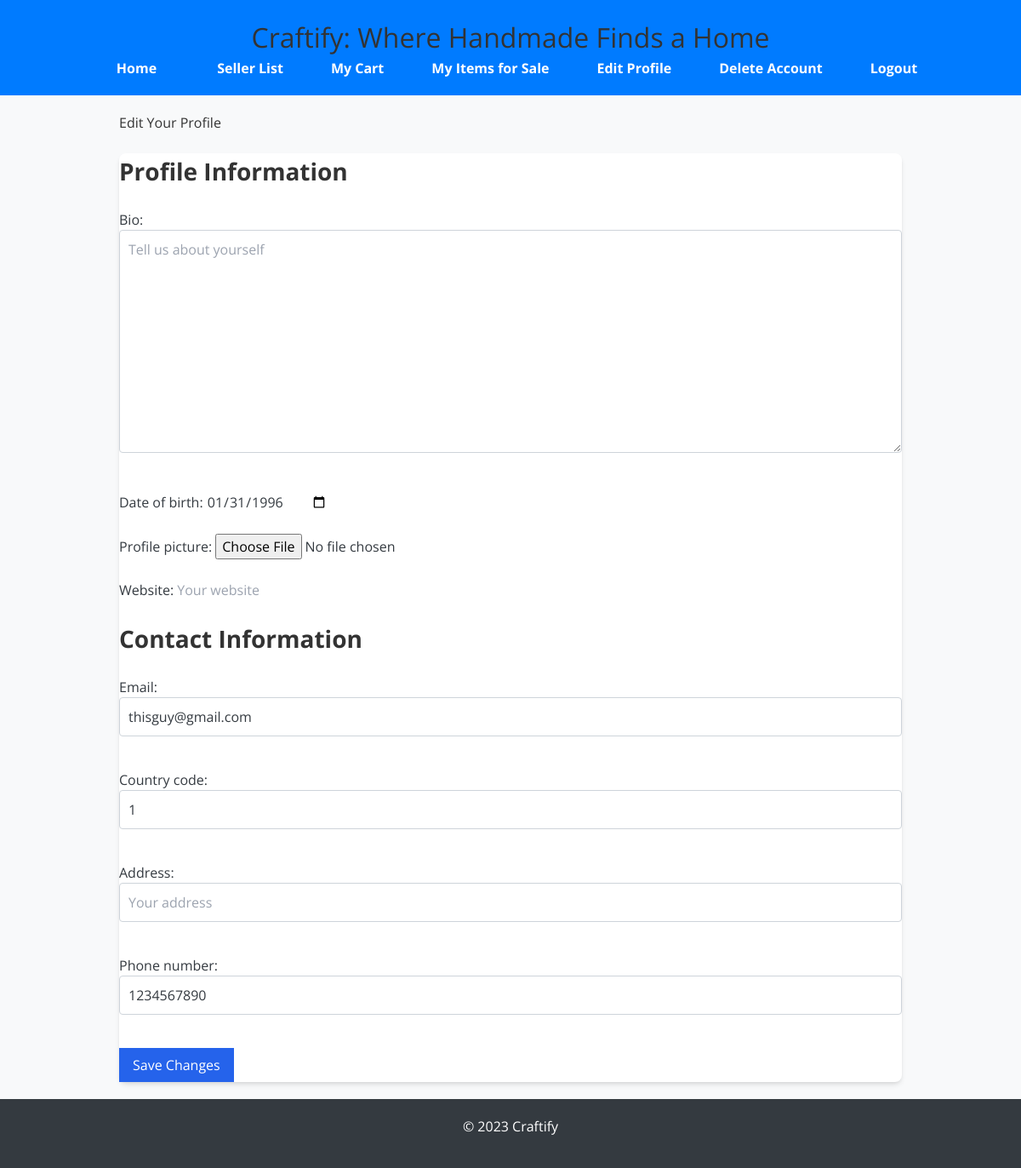
The page /profile/67/ (signed in) on the database its author committed.
### craftify/models/user_ext_controller.py (models this page shows, shortened)
class UserExtended(AbstractBaseUser, PermissionsMixin):
    email = models.EmailField(unique=True)
    username = models.CharField(max_length=255, unique=True)
    address = models.OneToOneField(
        Address,
        on_delete=models.CASCADE,
        null=True,
        blank=True
    )
    bio = models.TextField(null=True, blank=True)
    country_code = models.CharField(max_length=4, blank=True)
    drivers_license_number = models.CharField(max_length=20, blank=True)
    phone_number = models.CharField(max_length=15, blank=True, null=True)
    date_of_birth = models.DateField(null=True, blank=True)
    profile_picture = models.ImageField(upload_to='profile_pictures/', null=True, blank=True)
    website = models.URLField(blank=True)
    is_staff = models.BooleanField(default=False)
    is_active = models.BooleanField(default=True)
    is_superuser = models.BooleanField(default=False)
    objects = UserExtendedManager()
    USERNAME_FIELD = 'email'
    REQUIRED_FIELDS = ['username']

### craftify/views/user_views.py (the view)
# urls.py: path('profile/<int:user_id>/', user_views.profile, name='profile'),
@login_required
def profile(request, user_id):
    user = get_object_or_404(UserExtended, pk=user_id)
    if request.user == user:
        if request.method == 'POST':
            profile_form = UserProfileForm(request.POST, request.FILES, instance=user)
            contact_form = UserContactForm(request.POST, instance=user)
            if profile_form.is_valid() and contact_form.is_valid():
                profile_form.save()
                contact_form.save()
                messages.success(request, 'Profile updated successfully.')
                return redirect('profile', user_id=user.id)
            else:
                messages.error(request, 'There was an error updating your profile.')
        else:
            profile_form = UserProfileForm(instance=user)
            contact_form = UserContactForm(instance=user)
        return render(request, 'edit_profile.html', {
            'profile_form': profile_form,
            'contact_form': contact_form,
            'user': user
        })
    else:
        return render(request, 'view_profile.html', {'user': user})

### craftify/forms/user_form.py (shortened to what this page needs)
class UserProfileForm(forms.ModelForm):
    class Meta:
        model = UserExtended
        fields = ['bio', 'date_of_birth', 'profile_picture', 'website']
        widgets = {
            'bio': forms.Textarea(attrs={'class': 'form-textarea', 'placeholder': 'Tell us about yourself'}),
            'date_of_birth': forms.DateInput(attrs={'class': 'form-input', 'type': 'date'}),
            'profile_picture': forms.ClearableFileInput(attrs={'class': 'form-input'}),
            'website': forms.URLInput(attrs={'class': 'form-input', 'placeholder': 'Your website'}),
        }

class UserContactForm(forms.ModelForm):
    email = forms.EmailField(
        required=True,
        widget=forms.EmailInput(attrs={'class': 'form-input', 'placeholder': 'Enter your email'}),
    )
    phone_number = forms.CharField(
        required=False,
        widget=forms.TextInput(attrs={'class': 'form-input', 'placeholder': 'Enter your phone number'}),
        validators=[
            RegexValidator(
                regex=r'^\+?[1-9]\d{1,14}$',
                message='Enter a valid international phone number.',
            ),
        ],
    )
    class Meta:
        model = UserExtended
        fields = ['phone_number', 'country_code', 'address', 'email']
        widgets = {
            'country_code': forms.TextInput(attrs={'class': 'form-input', 'placeholder': 'Country code'}),
            'address': forms.TextInput(attrs={'class': 'form-input', 'placeholder': 'Your address'}),
        }

### craftify/templates/edit_profile.html (shortened to what this page needs)
{% extends "base.html" %}
{% block content %}
<div class="container mx-auto py-8">
    <h1 class="text-2xl font-semibold mb-4">Edit Your Profile</h1>
    <form method="post" enctype="multipart/form-data" class="space-y-6 bg-white p-6 rounded-lg shadow-md">
        <h2 class="text-xl font-bold">Profile Information</h2>
        <div class="mb-4">
            {{ profile_form.bio.label_tag }}
            {{ profile_form.bio }}
        </div>
        <div class="mb-4">
            {{ profile_form.date_of_birth.label_tag }}
            {{ profile_form.date_of_birth }}
        </div>
        <div class="mb-4">
            {{ profile_form.profile_picture.label_tag }}
            {{ profile_form.profile_picture }}
        </div>
        <div class="mb-4">
            {{ profile_form.website.label_tag }}
            {{ profile_form.website }}
        </div>
        <h2 class="text-xl font-bold mt-6">Contact Information</h2>
        <div class="mb-4">
            {{ contact_form.email.label_tag }}
            {{ contact_form.email }}
        </div>
        <div class="mb-4">
            {{ contact_form.country_code.label_tag }}
            {{ contact_form.country_code }}
        </div>
        <div class="mb-4">
            {{ contact_form.address.label_tag }}
            {{ contact_form.address }}
        </div>
        <div class="mb-4">
            {{ contact_form.phone_number.label_tag }}
            {{ contact_form.phone_number }}
        </div>
        <button type="submit" class="px-4 py-2 bg-blue-600 text-white font-semibold rounded hover:bg-blue-700 focus:outline-none focus:ring-2 focus:ring-blue-500">
            Save Changes
        </button>
    </form>
</div>
{% endblock %}

### craftify-frontend/public/styles.css (style rules this page uses)
html, :host { line-height: 1.5; -webkit-text-size-adjust: 100%; -moz-tab-size: 4; -o-tab-size: 4; tab-size: 4; font-family: ui-sans-serif, system-ui, sans-serif, "Apple Color Emoji", "Segoe UI Emoji", "Segoe UI Symbol", "Noto Color Emoji"; font-feature-settings: normal; font-variation-settings: normal; -webkit-tap-highlight-color: transparent; }
body { margin: 0; line-height: inherit; font-family: 'Open Sans', sans-serif; background-color: #f8f9fa; color: #343a40; margin: 0; padding: 0; }
h1, h2, h3, h4, h5, h6 { font-size: inherit; font-weight: inherit; margin-top: 0; color: #333; }
button, input, optgroup, select, textarea { font-family: inherit; font-feature-settings: inherit; font-variation-settings: inherit; font-size: 100%; font-weight: inherit; line-height: inherit; letter-spacing: inherit; color: inherit; margin: 0; padding: 0; }
button, select { text-transform: none; }
button, input:where([type='button']), input:where([type='reset']), input:where([type='submit']) { -webkit-appearance: button; background-color: transparent; background-image: none; }
blockquote, dl, dd, h1, h2, h3, h4, h5, h6, hr, figure, p, pre { margin: 0; }
textarea { resize: vertical; }
input::placeholder, textarea::placeholder { opacity: 1; color: #9ca3af; }
button, [role="button"] { cursor: pointer; }
.mb-4 { margin-bottom: 1rem; }
.mt-6 { margin-top: 1.5rem; }
.space-y-6 > :not([hidden]) ~ :not([hidden]) { --tw-space-y-reverse: 0; margin-top: calc(1.5rem * calc(1 - var(--tw-space-y-reverse))); margin-bottom: calc(1.5rem * var(--tw-space-y-reverse)); }
.rounded-lg { border-radius: 0.5rem; }
.bg-blue-600 { --tw-bg-opacity: 1; background-color: rgb(37 99 235 / var(--tw-bg-opacity, 1)); }
.bg-white { --tw-bg-opacity: 1; background-color: rgb(255 255 255 / var(--tw-bg-opacity, 1)); }
.px-4 { padding-left: 1rem; padding-right: 1rem; }
.py-2 { padding-top: 0.5rem; padding-bottom: 0.5rem; }
.font-bold { font-weight: 700; }
.text-white { --tw-text-opacity: 1; color: rgb(255 255 255 / var(--tw-text-opacity, 1)); }
.shadow-md { --tw-shadow: 0 4px 6px -1px rgb(0 0 0 / 0.1), 0 2px 4px -2px rgb(0 0 0 / 0.1); --tw-shadow-colored: 0 4px 6px -1px var(--tw-shadow-color), 0 2px 4px -2px var(--tw-shadow-color); box-shadow: var(--tw-ring-offset-shadow, 0 0 #0000), var(--tw-ring-shadow, 0 0 #0000), var(--tw-shadow); }
body { font-family: 'Open Sans', sans-serif; background-color: #f8f9fa; color: #343a40; margin: 0; padding: 0; }
h1, h2, h3, h4, h5, h6 { margin-top: 0; color: #333; }
.container { width: 80%; margin: 0 auto; padding: 20px; }
.container { max-width: 1200px; margin: 0 auto; padding: 20px; }
h2 { font-size: 28px; margin-bottom: 20px; }
input[type="text"], input[type="email"], input[type="password"], input[type="number"], textarea { width: 100%; padding: 10px; margin-bottom: 15px; border: 1px solid #ced4da; border-radius: 4px; font-size: 16px; }

### rows shown on the page
UserExtended: date_of_birth "01/31/1996", email "thisguy@gmail.com", country_code "1", phone_number "1234567890"

### other values the page prints
{{ profile_form.bio.label_tag }} "Bio:"
{{ profile_form.date_of_birth.label_tag }} "Date of birth:"
{{ profile_form.profile_picture.label_tag }} "Profile picture:"
{{ profile_form.website.label_tag }} "Website:"
{{ contact_form.email.label_tag }} "Email:"
{{ contact_form.country_code.label_tag }} "Country code:"
{{ contact_form.address.label_tag }} "Address:"
{{ contact_form.phone_number.label_tag }} "Phone number:"
